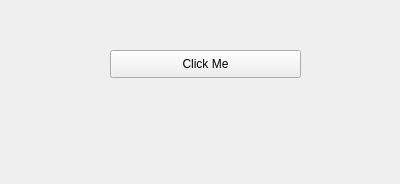
<?xml version="1.0" encoding="UTF-8"?>
<ui version="4.0">
 <class>Widget</class>
 <widget class="QWidget" name="Widget">
  <property name="geometry">
   <rect>
    <x>0</x>
    <y>0</y>
    <width>400</width>
    <height>184</height>
   </rect>
  </property>
  <property name="windowTitle">
   <string>Widget</string>
  </property>
  <widget class="QPushButton" name="pushButton">
   <property name="geometry">
    <rect>
     <x>110</x>
     <y>50</y>
     <width>191</width>
     <height>28</height>
    </rect>
   </property>
   <property name="text">
    <string>Click Me</string>
   </property>
  </widget>
 </widget>
 <layoutdefault spacing="6" margin="11"/>
 <resources/>
 <connections/>
</ui>
